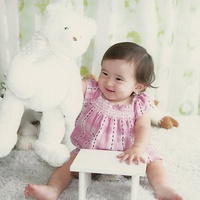
#> input picture media/dynamic/images/ad-rep/whick-whatck-sellit-1328117008.jpg, 200 x 200 px
$ python -i photo_upload.py   (imports and definitions only)   (older library calls are emulated)
#> lines starting #> are read from the running program, lines starting #| are printed output that depends on the picture
""" PhotoUpload class is for common functionality in uploading photos for the
10coupons site.
 """
import os
import StringIO

from django.core.files import File

from PIL import Image, ExifTags

class PhotoUpload():
    """ Assisting methods to help with file upload processes. """

    # [6 lines left out: function open_image, not called in this run]

    @staticmethod
    def check_image_orientation(image):
        """ Digital photo devices attach EXIF data to an image when a photo
        is taken.  In order to display an image appropriately without it
        getting rotated, we need to check its EXIF-->Orientation and rotate
        the image back to level.  Rotation will be needed if a camera takes a
        picture as a Portrait or if the camera is rotated from the 0,0 reference
        position from the horizon.
        """
        try:
            for orientation in ExifTags.TAGS.keys() :
                if ExifTags.TAGS[orientation] == 'Orientation':
                    exif = dict(image._getexif().items())
                    if   exif[orientation] == 3 :
                        image = image.rotate(180, expand=True)
                    elif exif[orientation] == 6 :
                        image = image.rotate(270, expand=True)
                    elif exif[orientation] == 8 :
                        image = image.rotate(90, expand=True)
                    break
        except (AttributeError, KeyError):
            pass
        return image

    # [47 lines left out: functions square_off_image, convert_to_rgb, resize_image, save_image, not called in this run]

PHOTO_UPLOAD = PhotoUpload()

>>> import cv2
>>> picture = cv2.imread('../../media/dynamic/images/ad-rep/whick-whatck-sellit-1328117008.jpg', cv2.IMREAD_GRAYSCALE)
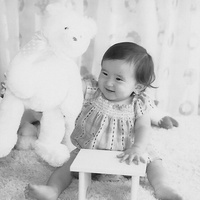
#> picture: shape (200, 200); min 7, max 244, mean 199.2
>>> result = PhotoUpload().check_image_orientation(picture)

$ run again, on media/dynamic/images/ad-rep/whick-whatck-sellit-1328196007.jpg
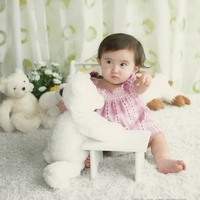
#> input picture media/dynamic/images/ad-rep/whick-whatck-sellit-1328196007.jpg, 200 x 200 px
#> `picture = cv2.imread('../../media/dynamic/images/ad-rep/whick-whatck-s..`:
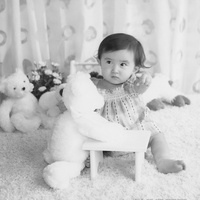
#> picture: shape (200, 200); min 26, max 245, mean 197.5

$ run again, on media/dynamic/images/ad-rep/whick-whatck-sellit-1328545067.jpg
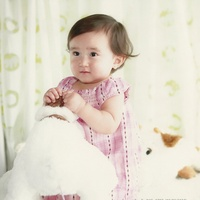
#> input picture media/dynamic/images/ad-rep/whick-whatck-sellit-1328545067.jpg, 200 x 200 px
#> `picture = cv2.imread('../../media/dynamic/images/ad-rep/whick-whatck-s..`:
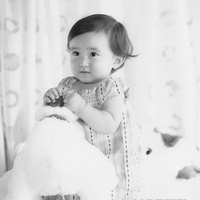
#> picture: shape (200, 200); min 28, max 247, mean 216.5
